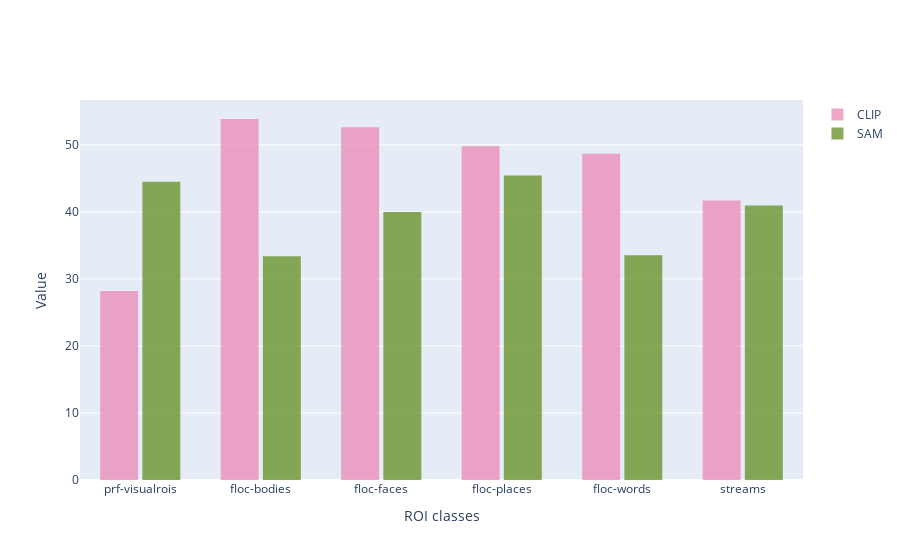

The cell this chart's notebook holds for it:
### Code cell
fig = go.Figure()
fig.add_trace(go.Histogram(
    x=df["ROI class"],
    y=df["CLIP"],
    histfunc='avg',
    name='CLIP', # name used in legend and hover labels
    marker_color='#EB89B5',
    opacity=0.75
))

fig.add_trace(go.Histogram(
    x=df["ROI class"],
    y=df["SAM"],
    histfunc='avg',
    name='SAM', # name used in legend and hover labels
    marker_color='#628E21',
    opacity=0.75
))

fig.update_layout(
    xaxis_title_text='ROI classes', # xaxis label
    yaxis_title_text='Value', # yaxis label
    bargap=0.3, # gap between bars of adjacent location coordinates
    bargroupgap=0.1 # gap between bars of the same location coordinates
)

fig.show()

### Figure 1 — Plotly figure (JSON) as saved in the notebook; plotly's stock layout.template omitted (floating-point values rounded to 4 significant figures)
{"data": [{"histfunc": "avg", "marker": {"color": "#EB89B5"}, "name": "CLIP", "opacity": 0.75, "type": "histogram", "x": ["prf-visualrois", "prf-visualrois", "prf-visualrois", "prf-visualrois", "prf-visualrois", "prf-visualrois", "prf-visualrois", "floc-bodies", "floc-bodies", "floc-bodies", "floc-faces", "floc-faces", "floc-faces", "floc-places", "floc-places", "floc-places", "floc-words", "floc-words", "floc-words", "floc-words", "floc-words", "streams", "streams", "streams", "streams", "streams", "streams", "streams"], "y": [25.24, 26.73, 27.08, 25.04, 27.76, 29.78, 35.78, 51.11, 58.07, 52.41, 46.32, 57.2, 54.42, 49.67, 56.9, 42.85, 37.82, 48.46, 48.91, 51.53, 56.74, 24.81, 38.6, 42.7, 39.81, 51.11, 50.28, 44.71]}, {"histfunc": "avg", "marker": {"color": "#628E21"}, "name": "SAM", "opacity": 0.75, "type": "histogram", "x": ["prf-visualrois", "prf-visualrois", "prf-visualrois", "prf-visualrois", "prf-visualrois", "prf-visualrois", "prf-visualrois", "floc-bodies", "floc-bodies", "floc-bodies", "floc-faces", "floc-faces", "floc-faces", "floc-places", "floc-places", "floc-places", "floc-words", "floc-words", "floc-words", "floc-words", "floc-words", "streams", "streams", "streams", "streams", "streams", "streams", "streams"], "y": [44.78, 45.16, 47.01, 42.58, 44.32, 44.66, 42.95, 35.03, 34.56, 30.57, 41.45, 42.12, 36.36, 46.41, 49.35, 40.55, 37.67, 32.68, 25.53, 33.5, 38.22, 41.54, 42.28, 42.81, 46.03, 39.13, 33.75, 41.24]}], "layout": {"bargap": 0.3, "bargroupgap": 0.1, "xaxis": {"title": {"text": "ROI classes"}}, "yaxis": {"title": {"text": "Value"}}}}
